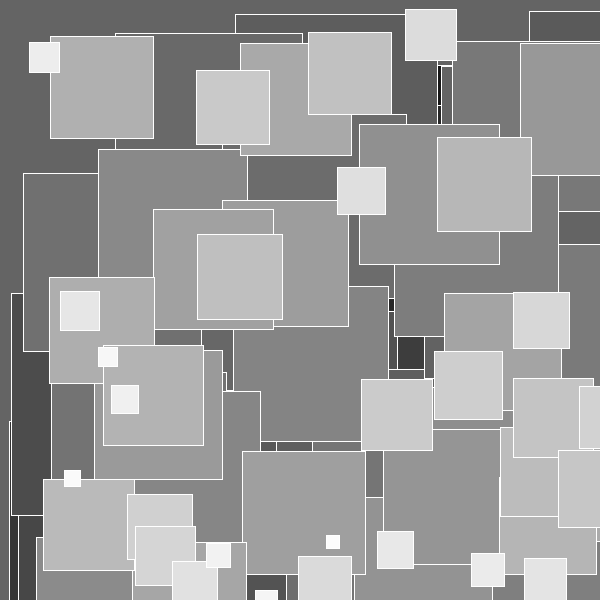
Frame 1 (no input)
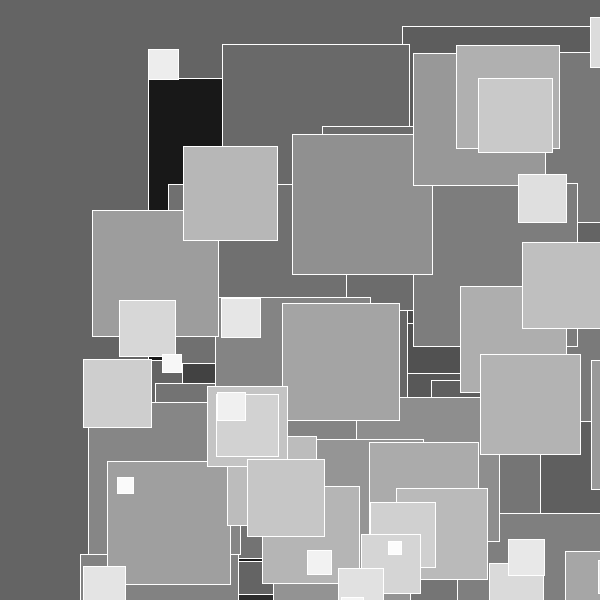
Frame 60 (the mouse pressed at the canvas centre just before this capture)
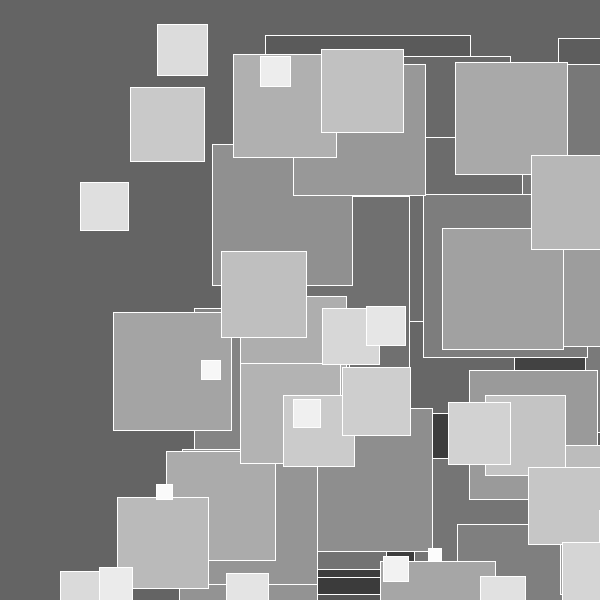
Frame 120 (the mouse held since frame 60 and released just before this capture)

The Processing sketch that drew these frames (run headless with seeded random() and noise(); from frame 60 on, the mouse is pressed at the canvas centre):

// Processing sketch: sketch_17
// ── sketch_17.pde
// this array creates two arrays of floats but with 
// no size, and with no effect in the draw loop. 

// fix the sketch so that the arrays have some size 
// and values, and are then used to draw something to 
// the screen in the draw loop. 

// finally, add behavior that changes the value of each 
// float in the loop every frame. try to add more arrays 
// (for colors, angles, etc) if there is behavior that 
// you want to change that doesn't involve positions.

int num = 100;

float[] xPositions = new float [num];
float[] yPositions = new float [num];

void setup() {
  size(600, 600);
  stroke(255);

  for (int i = 0; i < xPositions.length; i++) {
    xPositions[i] = random(width);
  }
  for (int j = 0; j < yPositions.length; j++) {
    yPositions[j] = random(height);
  }
}

void draw() {
  background(100);

  for (int i = 0; i < xPositions.length; i++) {
    float size = map (i, 0, xPositions. length, 300, 10);
    fill(map(i, 0, xPositions.length, 10, 255));
    rect(xPositions[i], yPositions[i], size, size);
  }
  for (int i = 0; i < yPositions.length; i++) {
    xPositions[i] -= map (i, 0, xPositions.length, 1, 20);
    float size = map (i, 0, xPositions.length, 300, 10);
    if (xPositions[i] < size/2) {
      xPositions[i] = width + size/2;
    }
    yPositions[i] += map(noise(i * 0.001), 0, 1, -1, 1);
  }
}
